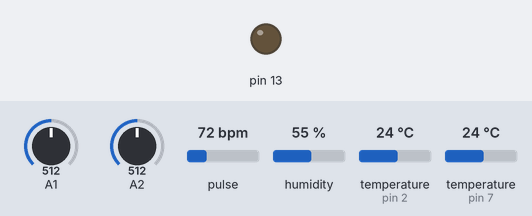
Bench run of a sketch on a simulated Arduino Uno, built with avr-gcc and run on an emulated ATmega328P. Parts: output pins drawn as LEDs (lit = HIGH). The test bench sets the inputs (shaded band); at power-on: A1 = 512, A2 = 512, pulse 72 bpm, humidity 55 %, temperature (sensors on pin 2, pin 7) 24 °C. What the sketch prints to the serial monitor is not drawn.

Above: at 0.1 s.
At 2.6 s:
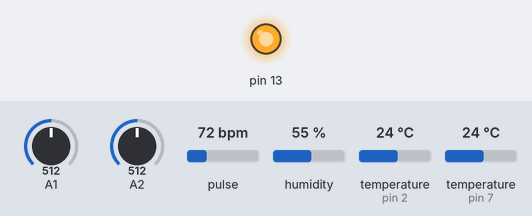
Timing chart, 0 to 4.1 s (numbered marks = the images above):
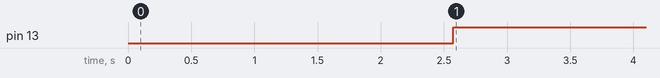

The sketch:

Adv_Net.ino
```cpp
#define USE_ARDUINO_INTERRUPTS true
#include <Adafruit_Sensor.h>
#include <DHT.h>
#include <OneWire.h>
#include <DallasTemperature.h>
#include <PulseSensorPlayground.h>

#define ONE_WIRE_BUS 2
OneWire oneWire(ONE_WIRE_BUS);
DallasTemperature sensors(&oneWire);

const int PulseWire = 0;
const int LED13 = 13;
int Threshold = 550;

PulseSensorPlayground pulseSensor;

//Constants
#define DHTPIN 7
#define DHTTYPE DHT11
DHT dht(DHTPIN, DHTTYPE);

//Variables
float hum, temp;
float co, co2;
float body_temp;
int bpm;

void setup()
{
  Serial.begin(9600);

  dht.begin();
  sensors.begin();

  pulseSensor.analogInput(PulseWire);
  pulseSensor.blinkOnPulse(LED13);
  pulseSensor.setThreshold(Threshold);
  pulseSensor.begin();
}

void loop()
{
  hum = dht.readHumidity();
  temp= dht.readTemperature();

  sensors.requestTemperatures(); // Send the command to get temperature readings
  body_temp = sensors.getTempCByIndex(0);

  for (int i=0; i < 10; i++){
    co += analogRead(A1);
    co2 += analogRead(A2);
  }
  co /= 10;
  co2 /= 10;
  co -= 25;
  co2 -= 80;
  co = map(co, 0, 1023, 0, 2000);
  co2 = map(co2, 0, 1023, 350, 2000);

  if (pulseSensor.sawStartOfBeat())
    bpm = pulseSensor.getBeatsPerMinute();

  Serial.print(hum);
  Serial.print(" ");
  Serial.print(temp);
  Serial.print(" ");
  Serial.print(body_temp);
  Serial.print(" ");
  Serial.print(co);
  Serial.print(" ");
  Serial.print(co2);
  Serial.print(" ");
  Serial.print(bpm);
  delay(1000);
}
```

Measured:
- by itself, pin 13: LOW → HIGH at 2.6 s
